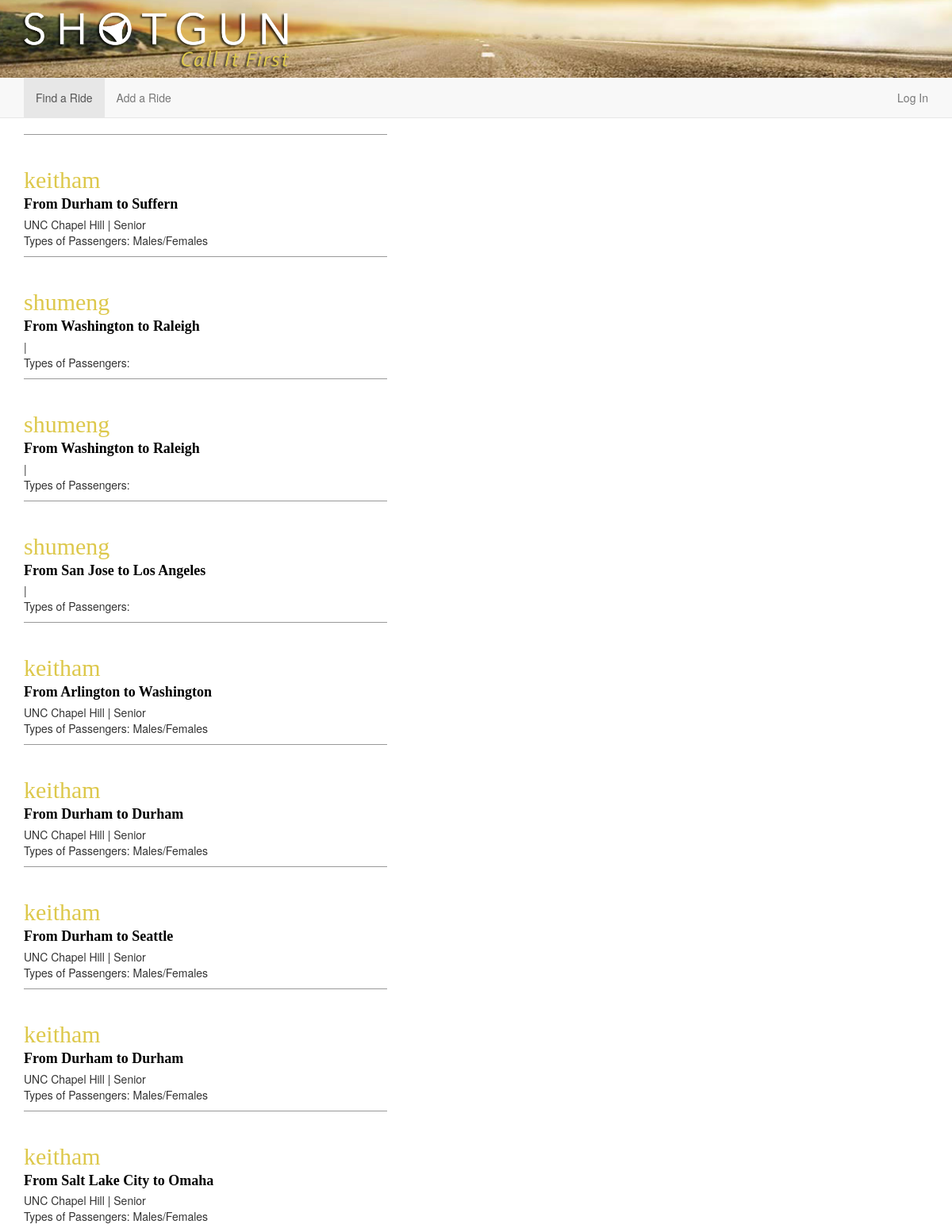
/rides/, run on an earlier commit of the app's database.
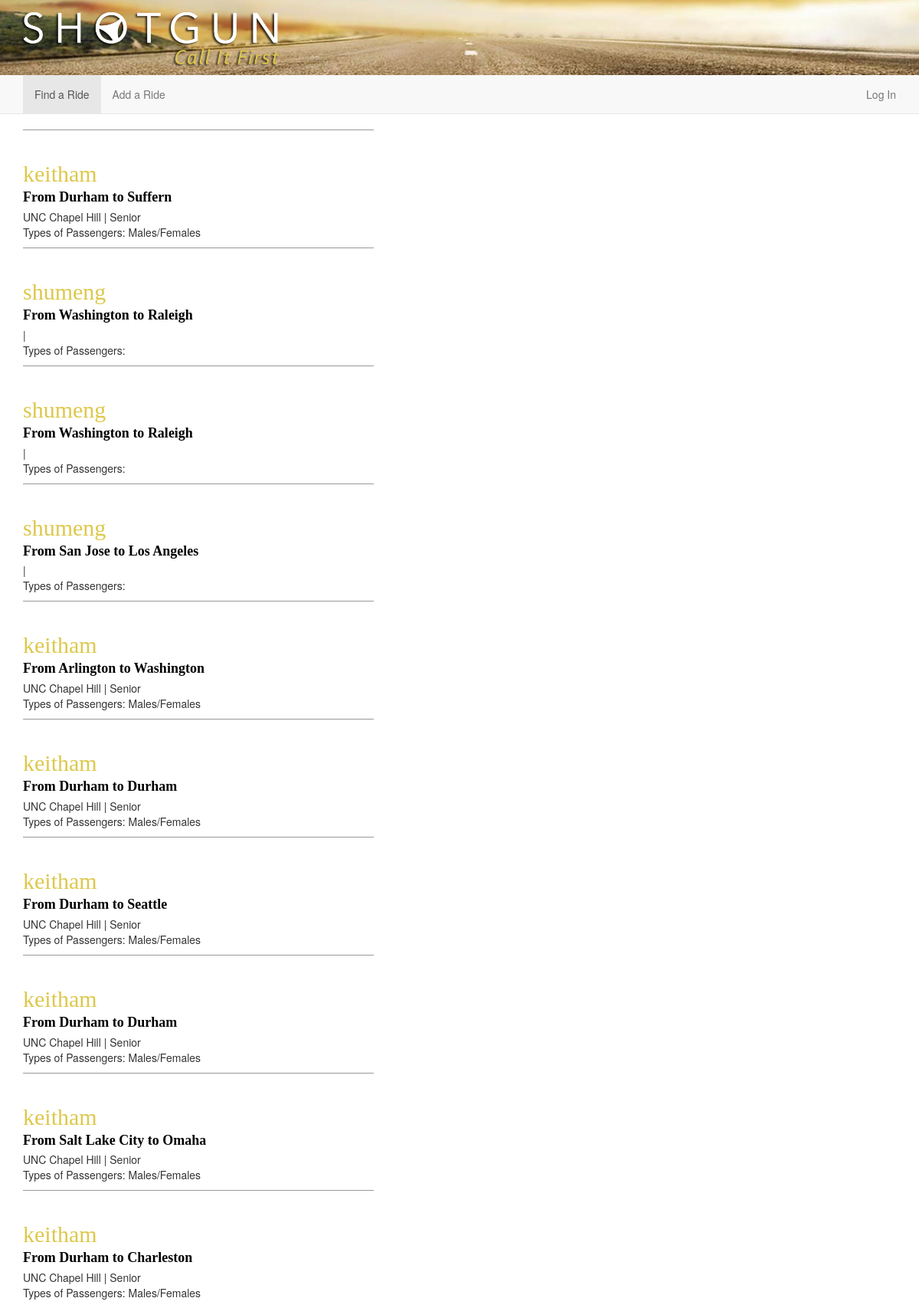
And on a later commit of the database.
### drive/models.py (models this page shows, shortened)
class Ride(models.Model):
    driver = models.ForeignKey(User)
    fromLocation = models.ForeignKey('Location', related_name='ride_from_set')
    toLocation = models.ForeignKey('Location', related_name='ride_to_set')
    leavingOn = models.DateField()
    gasMoney = models.DecimalField(max_digits=6, decimal_places=2)
    luggageRoom = models.IntegerField()

class Location(models.Model):
    lat = models.DecimalField(max_digits=10, decimal_places=6)
    lng = models.DecimalField(max_digits=10, decimal_places=6)
    formattedAddress = models.CharField(max_length=255)
    city = models.CharField(max_length=255)

class ShotgunProfile(models.Model):
    YEARS = (
        ('Freshman', 'Freshman'),
        ('Sophomore', 'Sophomore'),
        ('Junior', 'Junior'),
        ('Senior', 'Senior'),
        ('Professor', 'Professor'),
    )
    SCHOOLS = (
        ('UNC Chapel Hill', 'UNC Chapel Hill'),
    )
    PASSENGERS = (
        ('Males', 'Males'),
        ('Females', 'Females'),
        ('Males/Females', 'Males/Females'),
    )
    user = models.OneToOneField(User, related_name='shotgunprofile')
    avatar = models.ImageField(upload_to='images/avatars/', default='', blank=True)
    school = models.CharField(max_length=50, choices=SCHOOLS, default='UNC Chapel Hill')
    year = models.CharField(max_length=10, choices=YEARS, default='Freshman')
    passengers = models.CharField(max_length=15, choices=PASSENGERS, default='Males/Females')

### drive/views.py (the view)
# urls.py: url(r'^rides/$', views.rides_index, name='rides_index'),
def rides_index(request):
    rides = Ride.objects.all()
    paginator = Paginator(rides, 10)
    page = request.GET.get('page')
    try:
        rides = paginator.page(page)
    except PageNotAnInteger:
        rides = paginator.page(1)
    except EmptyPage:
        rides = paginator.page(paginator.num_pages)
    return render(request, 'rides/index.html', {"rides": rides})

### shotgun/resources/templates/rides/index.html (shortened to what this page needs)
{% extends 'layout_header.html' %}
{% block content %}
    <div class="col-md-5">
    <section id="section-ride-index">
        {% for ride in rides %}
            <div class="ride">
                <h2>{{ride.driver.username}}</h2>
                <h4>From {{ride.fromLocation.city}} to {{ride.toLocation.city}}</h4>
                <p>
                    {{ride.driver.shotgunprofile.school}} |
                    {{ride.driver.shotgunprofile.year}}<br>
                    Types of Passengers: {{ride.driver.shotgunprofile.passengers}}<br>
                </p>
            </div>
        {% endfor %}
    </section>
    </div>
        <div class="col-md-6 col-md-offset-1">
    </div>
{% endblock %}

What changed in the data, as far as the page shows it:
added Ride: driver.username "keitham", fromLocation.city "Durham", toLocation.city "Charleston", driver.shotgunprofile.school "UNC Chapel Hill", driver.shotgunprofile.year "Senior", driver.shotgunprofile.passengers "Males/Females"
